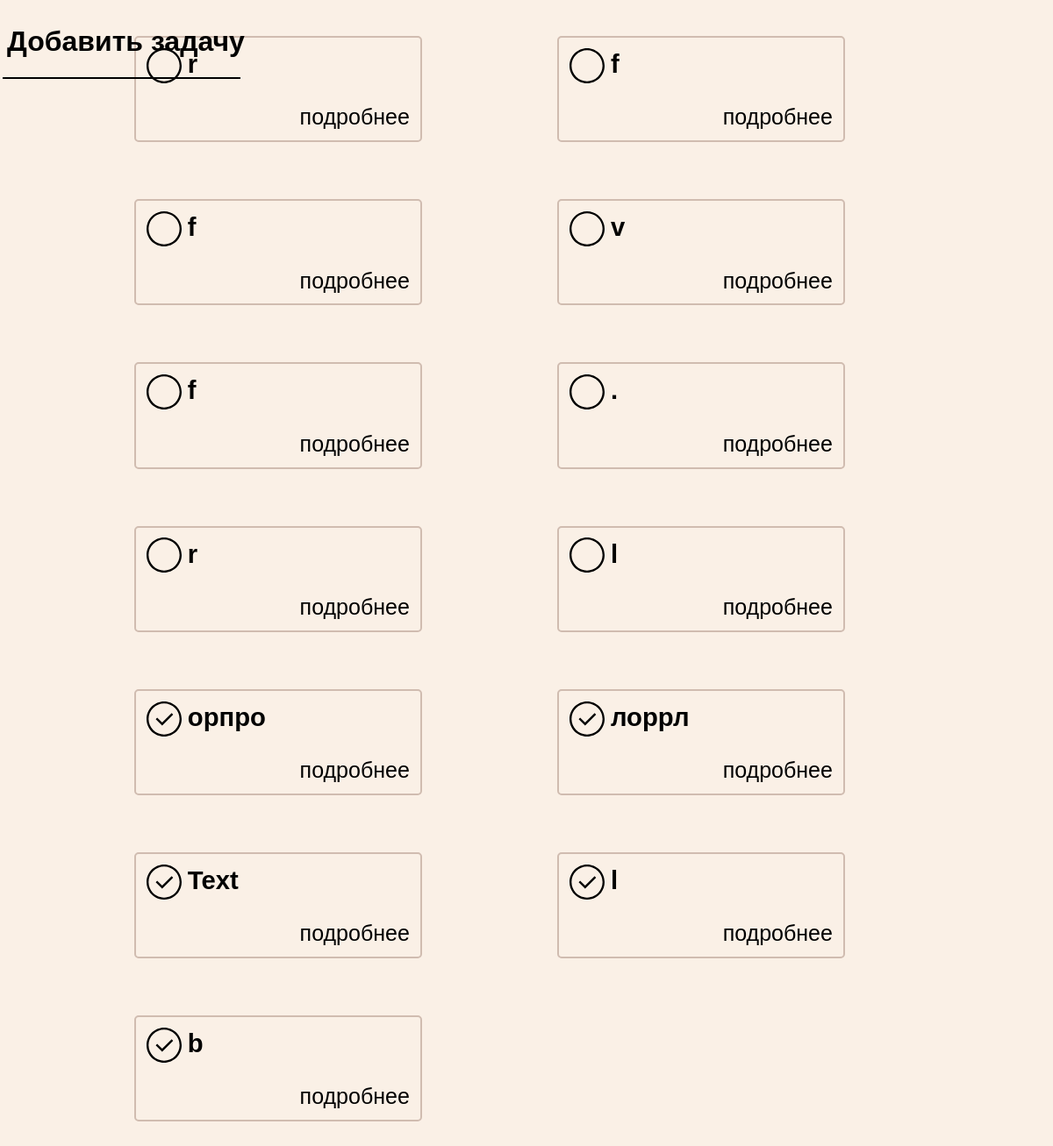
The page / on the database its author committed.
### task_manager/models.py (models this page shows, shortened)
class Task(models.Model):
    task_text = models.CharField(max_length=250)
    pub_date = models.DateTimeField(auto_now_add=True)
    done = models.BooleanField(default=False)

### task_manager/views.py (the view)
# urls.py: path('', views.index, name='index'),
def index(request):
    latest_tasks = Task.objects.order_by("done")
    context = {
        'latest_tasks': latest_tasks,
    }
    return render(request, 'task_manager/index.html', context)

### task_manager/templates/task_manager/index.html (shortened to what this page needs)
{% extends 'task_manager/layot.html' %}
{% load static %}
{% block content %}
<div class="topp">
    <h1><a href="/add">Добавить задачу</a></h1>
    <hr>
</div>
    <br>
    <div class="tasks">
    {% if latest_tasks %}
        {% for task in latest_tasks %}
            {% include 'task_manager/_task.html' %}
        {% endfor %}
    {% else %}
        <h2>Нет добавленных задач!</h2>
    {% endif %}
    </div>
{% endblock content %}

### task_manager/templates/task_manager/layot.html (shortened to what this page needs)
<!DOCTYPE html>
{% load static %}
<html lang="en">
<head>
    <link rel="stylesheet" href="{% static 'main.css'%}" type="text/css">
</head>
<body>
    {% block content %}
    {% endblock content%}
</body>
</html>

### task_manager/templates/task_manager/_task.html
{% load static %}
<div class="task">
    <tr>
    {% if task.done == True %}
        <td><a class="done" href="/uncomplete/{{task.id}}"><img src="{% static 'img/complete.svg' %}" alt=""></a></td>
    {% else %}
        <td><a class="done" href="/complete/{{task.id}}"><img src="{% static 'img/uncomplete.svg' %}" alt=""></a></td>
    {% endif %}
    {% if task.task_text|length > 10 and task.task_text|slice:":10:" != task.task_text %}
        <td><h3>{{ task.task_text|slice:":10:" }}...</h3></td>
        <a class="about" href="/task/{{ task.id }}">подробнее</a>
    {% else %}
        <td><h3>{{ task.task_text}}</h3></td>
        <a class="about" href="/task/{{ task.id }}">подробнее</a>
    {% endif %}
    </tr>
</div>

### task_manager/static/main.css (style rules this page uses)
body { background-color: #faf0e6; font-family: Verdana, Geneva, Tahoma, sans-serif; }
a { text-decoration: none; color: #000; }
hr { border: 0; clear:both; display:block; width: 100%; background-color:#000; height: 2px; margin: 0 -5px; }
.topp { position: fixed; }

### rows shown on the page
Task: done False (drawn), task_text "r"
Task: done False (drawn), task_text "f"
Task: done False (drawn), task_text "f"
Task: done False (drawn), task_text "v"
Task: done False (drawn), task_text "f"
Task: done False (drawn), task_text "."
Task: done False (drawn), task_text "r"
Task: done False (drawn), task_text "l"
Task: done True (drawn), task_text "орпро"
Task: done True (drawn), task_text "лоррл"
Task: done True (drawn), task_text "Text"
Task: done True (drawn), task_text "l"
Task: done True (drawn), task_text "b"
